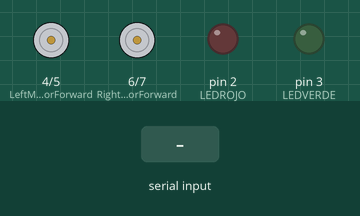
Simulated run of this sketch. Board: Arduino Uno, built with avr-gcc and run on an emulated ATmega328P. Shown: motor-driver pin pairs drawn as motors (green arrow = first pin HIGH = forward, orange = second pin HIGH = backward, longer = more drive), output pins drawn as LEDs (lit = HIGH). Inputs (shaded band) come from the test bench.

Above: at 1.2 s.
1.3 s: "2" received over the second serial link
At 2.4 s:
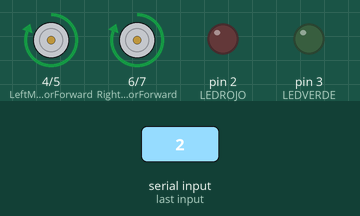
2.8 s: "3" received over the second serial link
At 3.6 s:
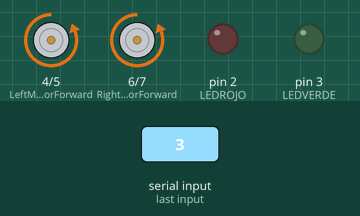
4.3 s: "4" received over the second serial link
At 4.7 s:
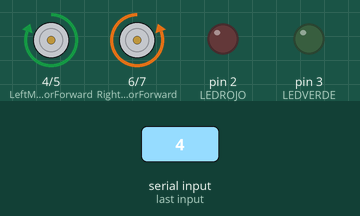
5.8 s: "5" received over the second serial link
At 7.0 s:
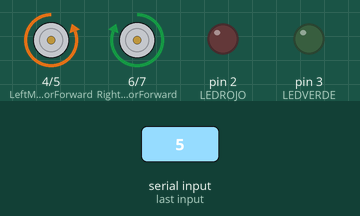
7.3 s: "1" received over the second serial link
At 8.2 s:
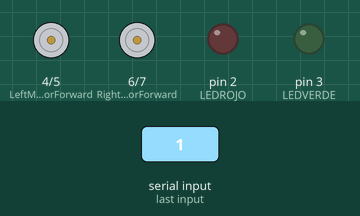
Timing chart, 0 to 9.8 s (numbered marks = the images above; inputs shaded):
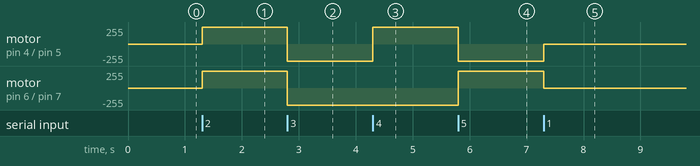

Measured:
- after the input at 1.3 s, motor on pin 4 (LeftMotorForward) / pin 5 (LeftMotorBackward), motor on pin 6 (RightMotorForward) / pin 7 (RightMotorBackward): stopped → forward 255/255 at once
- after the input at 2.8 s, motor on pin 4 (LeftMotorForward) / pin 5 (LeftMotorBackward), motor on pin 6 (RightMotorForward) / pin 7 (RightMotorBackward): forward 255/255 → backward 255/255 at once
- after the input at 4.3 s, motor on pin 4 (LeftMotorForward) / pin 5 (LeftMotorBackward): backward 255/255 → forward 255/255 at once
- after the input at 5.8 s, motor on pin 4 (LeftMotorForward) / pin 5 (LeftMotorBackward): forward 255/255 → backward 255/255 at once; motor on pin 6 (RightMotorForward) / pin 7 (RightMotorBackward): backward 255/255 → forward 255/255 at once
- after the input at 7.3 s, motor on pin 4 (LeftMotorForward) / pin 5 (LeftMotorBackward): backward 255/255 → stopped at once; motor on pin 6 (RightMotorForward) / pin 7 (RightMotorBackward): forward 255/255 → stopped at once

The sketch:

blutu2.ino
```cpp
#include <SoftwareSerial.h>

SoftwareSerial miBT (10, 11);

char DATO = 0;
int LEDROJO = 2;
int LEDVERDE = 3;

// L298N Control Pins //
const int LeftMotorForward = 4;
const int LeftMotorBackward = 5;
const int RightMotorForward = 6;
const int RightMotorBackward = 7;


void setup (){

  miBT.begin (38400);
  pinMode (LEDROJO, OUTPUT);
  pinMode (LEDVERDE, OUTPUT);

    // Set L298N Control Pins as Output
  pinMode(RightMotorForward, OUTPUT);
  pinMode(LeftMotorForward, OUTPUT);
  pinMode(LeftMotorBackward, OUTPUT);
  pinMode(RightMotorBackward, OUTPUT);
}


void loop (){

  if (miBT.available())     //lee BT y envia a Arduino
    DATO =  miBT.read();

      if (DATO== '1')
      {
      moveStop() ;
      }

      if (DATO== '2')
      {
      moveForward()  ;
      }

       if (DATO== '3')
      {
      moveBackward();
      }

       if (DATO== '4')
      {
      turnRight()  ;
      }

      if (DATO== '5')
      {
      turnLeft()  ;
      }

}

void moveStop()       // Move Stop Function for Motor Driver.
{
  digitalWrite(RightMotorForward, LOW);
  digitalWrite(RightMotorBackward, LOW);
  digitalWrite(LeftMotorForward, LOW);
  digitalWrite(LeftMotorBackward, LOW);
}

void moveForward()    // Move Forward Function for Motor Driver.
{
    digitalWrite(RightMotorForward, HIGH);
    digitalWrite(RightMotorBackward, LOW);
    digitalWrite(LeftMotorForward, HIGH);
    digitalWrite(LeftMotorBackward, LOW);
}

void moveBackward()   // Move Backward Function for Motor Driver.
{
  digitalWrite(RightMotorForward, LOW);
  digitalWrite(RightMotorBackward, HIGH);
  digitalWrite(LeftMotorForward, LOW);
  digitalWrite(LeftMotorBackward, HIGH);
}

void turnRight()      // Turn Right Function for Motor Driver.
{
  digitalWrite(RightMotorForward, LOW);
  digitalWrite(RightMotorBackward, HIGH);
  digitalWrite(LeftMotorForward, HIGH);
  digitalWrite(LeftMotorBackward, LOW);
}

void turnLeft()       // Turn Left Function for Motor Driver.
{
  digitalWrite(RightMotorForward, HIGH);
  digitalWrite(RightMotorBackward, LOW);
  digitalWrite(LeftMotorForward, LOW);
  digitalWrite(LeftMotorBackward, HIGH);
}
```
